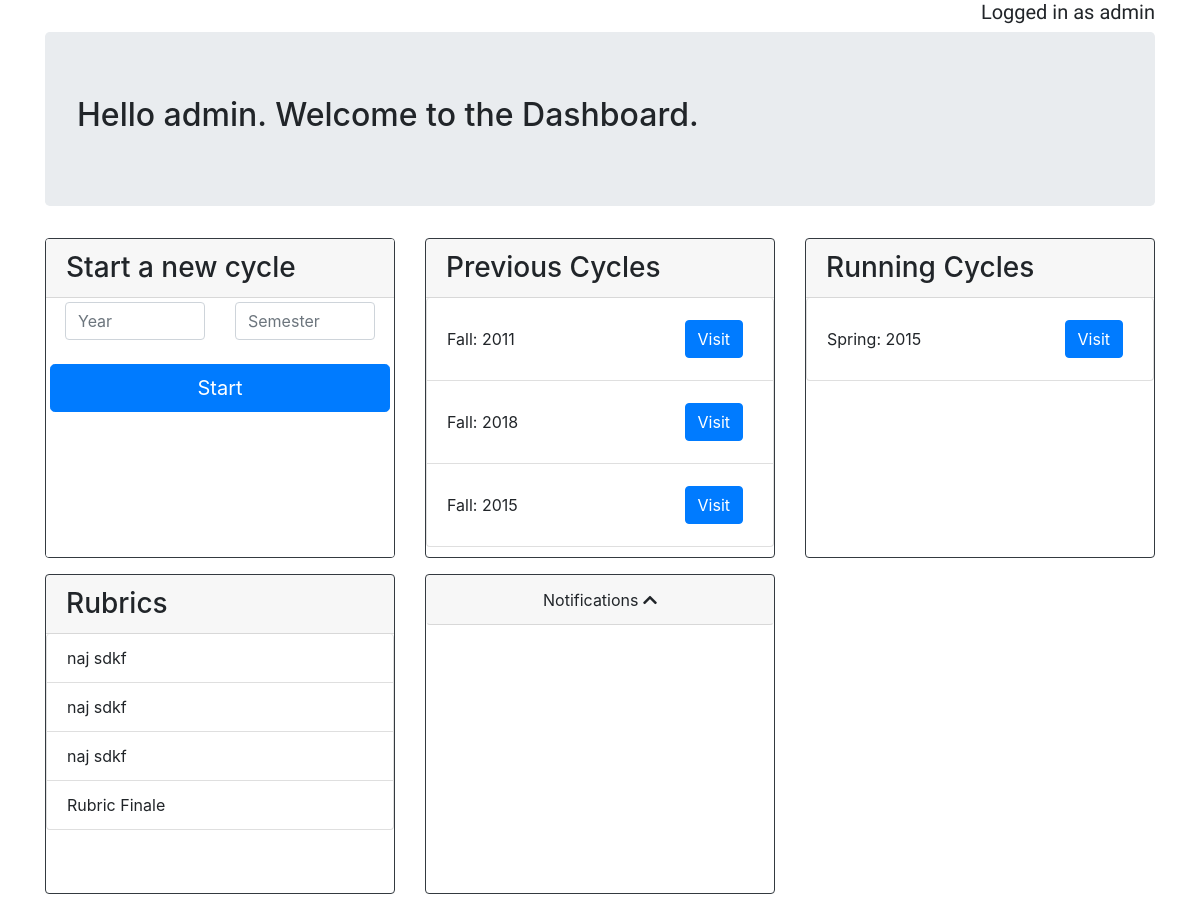
/dashboard (signed in), run on an earlier commit of the app's database.
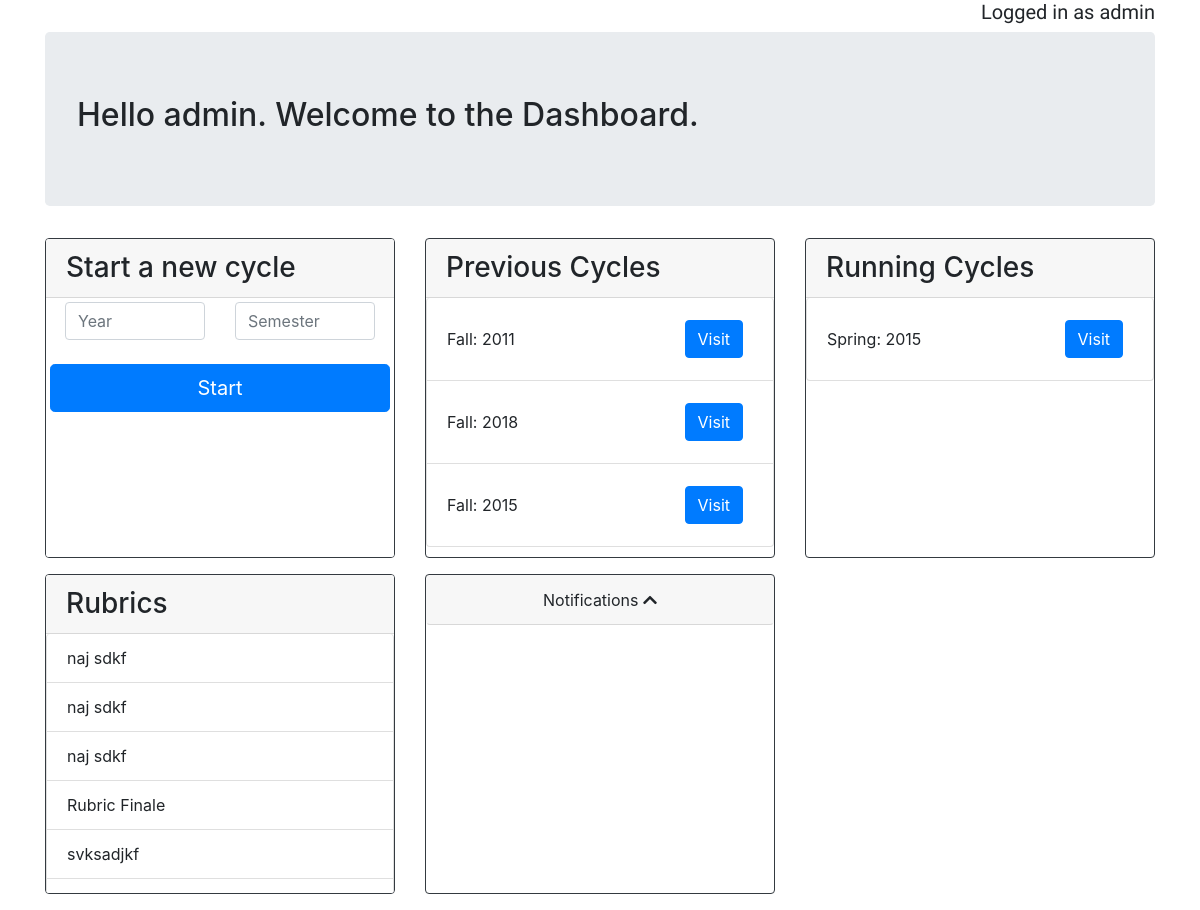
And on a later commit of the database.
### main/models.py (models this page shows, shortened)
class Cycle(models.Model):
    year = models.PositiveIntegerField()
    semester = models.CharField(max_length=200)
    startDate = models.DateField(default=None)
    endDate = models.DateField(default=None, null=True)
    isCurrent = models.BooleanField(default=True)

class Rubric(models.Model):
    title = models.CharField(max_length=200, blank=True, default="Untitled")
    max_row = models.PositiveIntegerField(null=True)
    max_col = models.PositiveIntegerField(null=True)
    created_by = models.CharField(max_length=200)
    assigned_to = models.ManyToManyField(Evaluator)

### main/views.py (the view)
# urls.py: path('dashboard', views.dashboard, name = 'dashboard'),
@login_required
def dashboard(request):
    rubrics = Rubric.objects.all()
    evaluators = Evaluator.objects.all()
    outcomes = Outcome.objects.all()
    cycles = Cycle.objects.all()
    notifications = evaluate_rubric.objects.all()
    context = {'rubrics':rubrics, 'evaluators': evaluators, 'outcomes': outcomes,
                'cycles': cycles, 'notifications':notifications}
    return render(request, 'main/adminhome.html', context)

### main/templates/main/adminhome.html (shortened to what the changed rows need)
{% extends  'base.html' %}
{%load static%}
{% block body_block%}
  <body>
    <div class = "container-fluid">
      <div class = "container" id = "main_content">
       <div class="jumbotron">
            <h2>Hello {{user.username}}. Welcome to the Dashboard. </h2>
        </div>
        <div class = "row">
          <div class = "col col-lg-4 col-md-6 col-sm-12">
            <div id= "card-border-dark-mb-3" class = "card border-dark mb-3">
              <ul class="list-group">
                {%for cycle in cycles%}
                  {%if cycle.isCurrent == False %}
                  <li class="list-group-item d-flex justify-content-between align-items-center">
                    {{cycle.semester}}: {{cycle.year}}
                  <a href = "{% url 'main:cycle' cycle.id %}">
                    <button class = "btn btn-primary"> Visit </button>
                  </a>
                  </li>
                  {%endif%}
                {%endfor%}
              </ul>
            </div>
          </div>
          <div class = "col col-lg-4 col-md-6 col-sm-12">
            <div id= "card-border-dark-mb-3" class = "card border-dark mb-3">
              <ul class="list-group">
                {%for cycle in cycles%}
                  {%if cycle.isCurrent %}
                  <li class="list-group-item d-flex justify-content-between align-items-center">
                    {{cycle.semester}}: {{cycle.year}}
                  <a href = "{% url 'main:cycle' cycle.id %}">
                    <button class = "btn btn-primary"> Visit </button>
                  </a>
                  </li>
                  {%endif%}
                {%endfor%}
              </ul>
            </div>
          </div>
        <div class = "col col-lg-4 col-md-6 col-sm-12">
                    <div id= "card-border-dark-mb-3" class = "card border-dark mb-3">
                        <ul id = "over" class="list-group">
                            {%for rubric in rubrics%}
                            <li class="list-group-item d-flex justify-content-between align-items-center">
                                {{rubric.title}}
                            </li>
                            {%endfor%}
                        </ul>
                    </div>
        </div>
        </div>
    </div>
     </div>
{%endblock%}

What changed in the data, as far as the page shows it:
added Rubric: title "svksadjkf"
